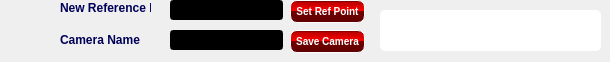
    <widget class="QWidget" name="Camera">
     <attribute name="title">
      <string>Camera</string>
     </attribute>
     <widget class="lineTextWrapper" name="lineEdit">
      <property name="geometry">
       <rect>
        <x>170</x>
        <y>30</y>
        <width>113</width>
        <height>20</height>
       </rect>
      </property>
      <property name="styleSheet">
       <string notr="true">background-color: rgb(0, 0, 0);
color: rgb(255, 255, 255);</string>
      </property>
     </widget>
     <widget class="QPushButton" name="pushButton_7">
      <property name="geometry">
       <rect>
        <x>290</x>
        <y>30</y>
        <width>75</width>
        <height>23</height>
       </rect>
      </property>
      <property name="styleSheet">
       <string notr="true">color: white;
background-color: QLinearGradient( x1: 0, y1: 0, x2: 0, y2: 1, stop: 0 #600000, stop: 0.1 #c00000, stop: 0.49 #ff0000, stop: 0.5 #700000, stop: 1 #600000);
border-width: 1px;
border-color: #fff;
border-style: solid;
border-radius: 7;
padding: 3px;
font-size: 10px;
font-weight:bold;
padding-left: 5px;
padding-right: 5px;</string>
      </property>
      <property name="text">
       <string>Save Camera</string>
      </property>
     </widget>
     <widget class="QPushButton" name="pushButton_8">
      <property name="geometry">
       <rect>
        <x>290</x>
        <y>0</y>
        <width>75</width>
        <height>23</height>
       </rect>
      </property>
      <property name="styleSheet">
       <string notr="true">color: white;
background-color: QLinearGradient( x1: 0, y1: 0, x2: 0, y2: 1, stop: 0 #600000, stop: 0.1 #c00000, stop: 0.49 #ff0000, stop: 0.5 #700000, stop: 1 #600000);
border-width: 1px;
border-color: #fff;
border-style: solid;
border-radius: 7;
padding: 3px;
font-size: 10px;
font-weight:bold;
padding-left: 5px;
padding-right: 5px;</string>
      </property>
      <property name="text">
       <string>Set Ref Point</string>
      </property>
     </widget>
     <widget class="lineTextWrapper" name="lineEdit_2">
      <property name="geometry">
       <rect>
        <x>170</x>
        <y>0</y>
        <width>113</width>
        <height>20</height>
       </rect>
      </property>
      <property name="styleSheet">
       <string notr="true">background-color: rgb(0, 0, 0);
color: rgb(255, 255, 255);</string>
      </property>
     </widget>
     <widget class="listWrapper" name="listWidget">
      <property name="geometry">
       <rect>
        <x>380</x>
        <y>10</y>
        <width>221</width>
        <height>41</height>
       </rect>
      </property>
      <property name="styleSheet">
       <string notr="true">background-color: rgb(255, 255, 255);
border-radius:5px;</string>
      </property>
     </widget>
     <widget class="QLabel" name="label_7">
      <property name="geometry">
       <rect>
        <x>60</x>
        <y>30</y>
        <width>101</width>
        <height>20</height>
       </rect>
      </property>
      <property name="styleSheet">
       <string notr="true">color: rgb(0, 0, 89);
font: 75 9pt &quot;Leelawadee&quot;;
background-color: rgba(255, 255, 255, 0);
font-weight:bold</string>
      </property>
      <property name="text">
       <string>Camera Name</string>
      </property>
     </widget>
     <widget class="QLabel" name="label_8">
      <property name="geometry">
       <rect>
        <x>60</x>
        <y>0</y>
        <width>91</width>
        <height>16</height>
       </rect>
      </property>
      <property name="styleSheet">
       <string notr="true">color: rgb(0, 0, 89);
font: 75 9pt &quot;Leelawadee&quot;;
background-color: rgba(255, 255, 255, 0);
font-weight:bold</string>
      </property>
      <property name="text">
       <string>New Reference Pt</string>
      </property>
     </widget>
    </widget>
